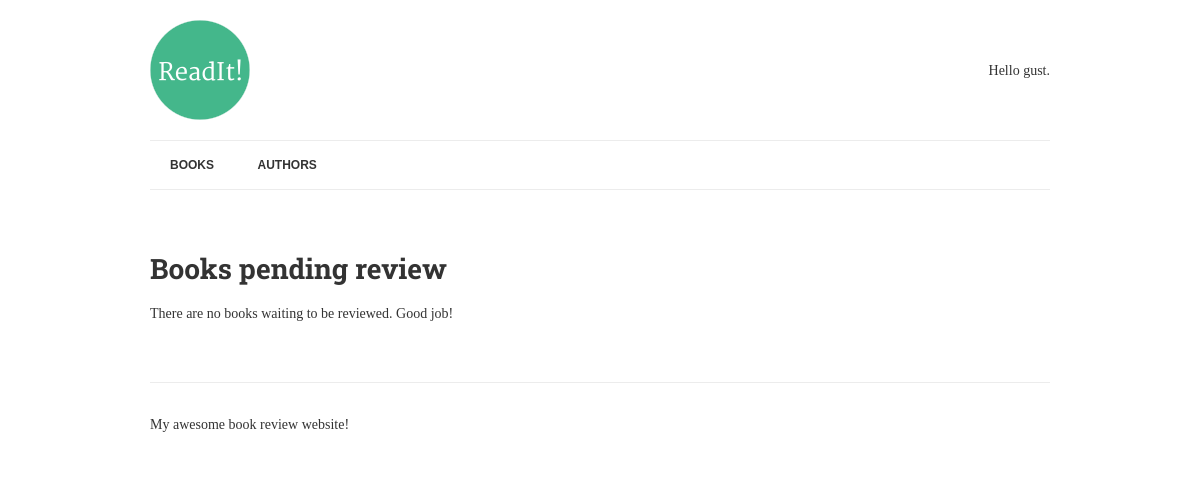
The page /review/ on the database as committed earlier.
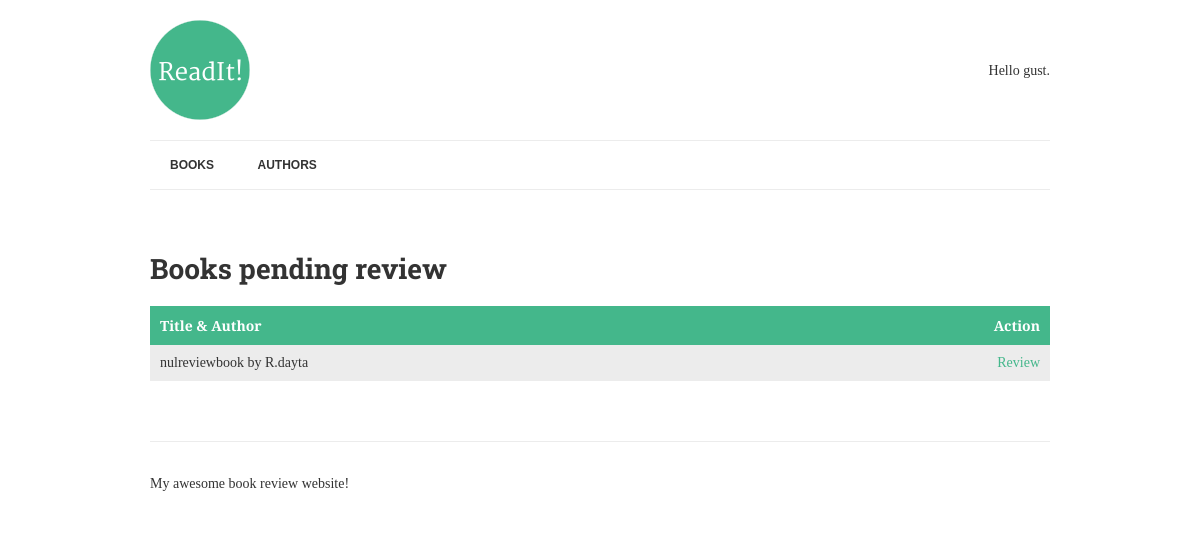
The same page on the database as committed later.
### books/models.py (models this page shows, shortened)
class Book(models.Model): #now we need the quality that books might have
	title = models.CharField(max_length=150) #this going to be stored as a string we must set maximum lenght to store
	authors = models.ManyToManyField("Author",related_name="books")
	review = models.TextField(blank = True, null=True)
	date_reviewd = models.DateTimeField(blank = True, null=True)#it is stored as a date_time object *
	is_favourite = models.BooleanField(default=False,verbose_name="Favourite?")
	def list_authors(self):
		return "-".join([author.name for author in self.authors.all()])

class Author(models.Model):
	name = models.CharField(max_length=70,help_text=' Use pen name,not Real name',
							 unique=True)

### books/views.py (the view)
# urls.py: path('review/', review_books, name='review-books'),
def review_books(request):
	books = Book.objects.filter(date_reviewd__isnull=True).prefetch_related('authors')
	context = {
		'books': books,
	}
	return render(request, "list-to-review.html", context)

### books/templates/list-to-review.html
{% extends "base.html" %}
{% block content %}
	<h1>Books pending review</h1>
	{% if books %}
		<table>
			<thead>
				<th>Title &amp; Author</th>
				<th class="align-right">Action</th>
			</thead>
			<tbody>
				{% for book in books %}
					<tr>
						<td class="title">
							{{ book.title }} by {{ book.list_authors }}
						</td>
						<td class="align-right">
							<a href="{% url 'review-book' book.pk %}">Review</a>
						</td>
					</tr>
				{% endfor %}
			</tbody>
		</table>
	{% else %}
		<p>There are no books waiting to be reviewed.  Good job!</p>
	{% endif %}
{% endblock %}

### web_test/template/base.html (shortened to what this page needs)
{% load static %}
<!doctype html>
<html>
	<head>
		<link rel="stylesheet" href="{% static 'css/normalize.css'%}">
		<link rel="stylesheet" href="{% static 'css/style.css'%}">
	</head>
	<body>
		<div class="container">
			<header>
				<img src="{% static 'img/logo.png'%}" alt="Web_test!" class="logo"/>
				<div class="welcome">
					{% if request.user.is_authenticated %}
						<p>hello <b>{{ request.user.username|title }} </b> , You last logged in {{ request.user.last_login|date:"D d M Y" }}</p>
					{% else %}
						<p>Hello gust.</p>
					{% endif %}
				</div>
			</header>
			 <nav>
				<a href="{% url 'books'  %}"> books </a>
				<a href="{% url 'authors'  %}"> authors </a>
			</nav>
			<main>
                {% block content %}{% endblock %}
			</main>
			<footer>
				<p>My awesome book review website! </p>
			</footer>
		</div>
	</body>
</html>

### web_test/static/css/style.css (style rules this page uses)
.align-right { text-align: right; }
.container { width: 900px; max-width: 90%; margin: 0 auto; padding: 0; }
header { border-bottom: 1px solid #ececec; padding: 20px 0; display: table; width: 100%; }
footer { border-top: 1px solid #ececec; padding: 20px 0; margin-top: 60px; }
.logo { padding-right: 20px; display: table-cell; }
.welcome { display: table-cell; vertical-align: middle; text-align: right; line-height: 1.5; }
nav { clear: both; border-bottom: 1px solid #ececec; margin-bottom: 60px; }
nav a { font-size: 12px; font-weight: bold; line-height: 18px; padding: 15px 20px; display: inline-block; text-transform: uppercase; font-family: Arial, serif; color: #333; }
body { font-family: 'Merriweather', serif; color: #333; font-size: 14px; }
h1, h2, h3, h4, h5, h6 { font-family: 'Roboto Slab', serif; }
a { color: #44B78B; text-decoration: none; }
table { width: 100%; margin-bottom: 60px; }
table td, th { padding: 10px; text-align: left; }
th { background-color: #44B78B; color: #fff; }
table tr:nth-child(odd) { background-color: #ececec; }

Rows that differ between the two databases and show on the page:
added Book: title "nulreviewbook", list_authors "R.dayta"
Other text that changed with them:
text no longer shown: "There are no books waiting to be reviewed. Good job!"
text now shown: "Title & Author Action"
